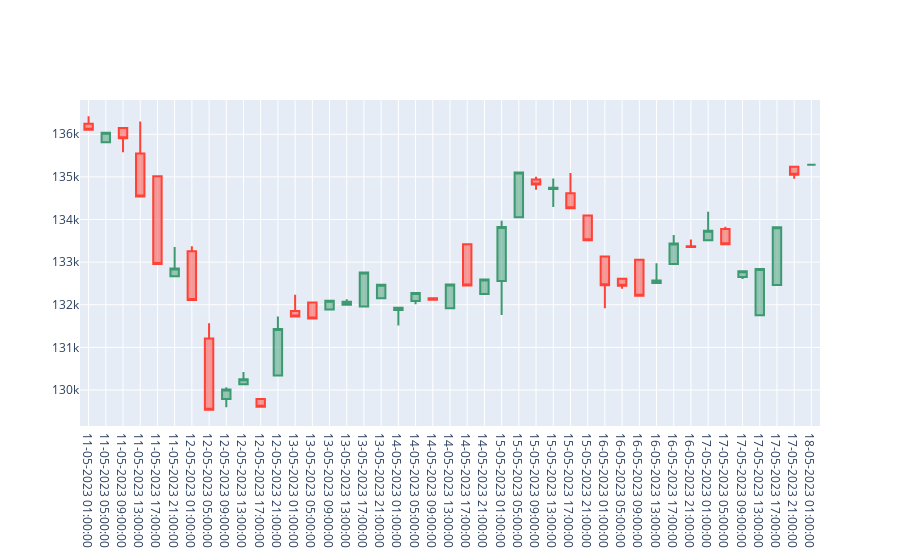

Notebook source saved alongside this figure:
### Code cell
fig = go.Figure(
    data=[
        go.Candlestick(
            x=df_final['data_hora'],
            open=df_final['open'],
            high=df_final['high'],
            low=df_final['low'],
            close=df_final['close']
        )
    ]
)
fig.update_layout(xaxis_rangeslider_visible=False)

fig.show()
